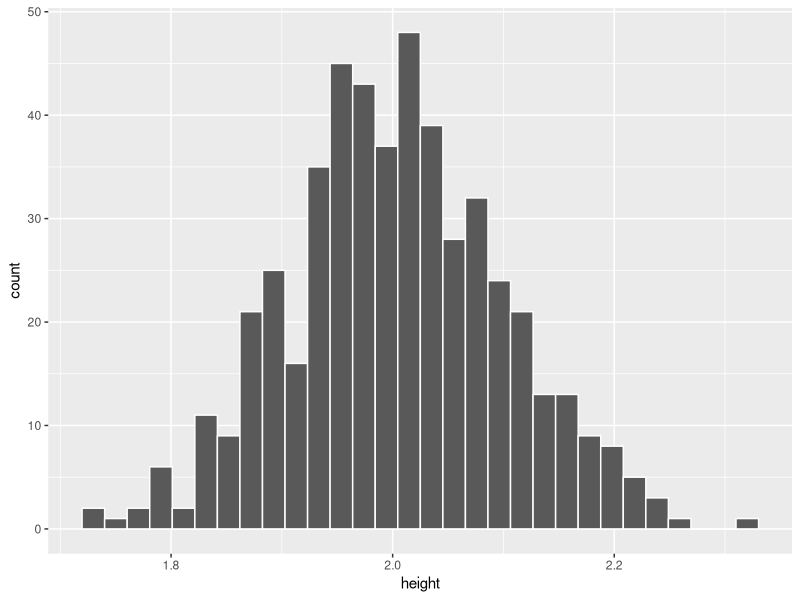
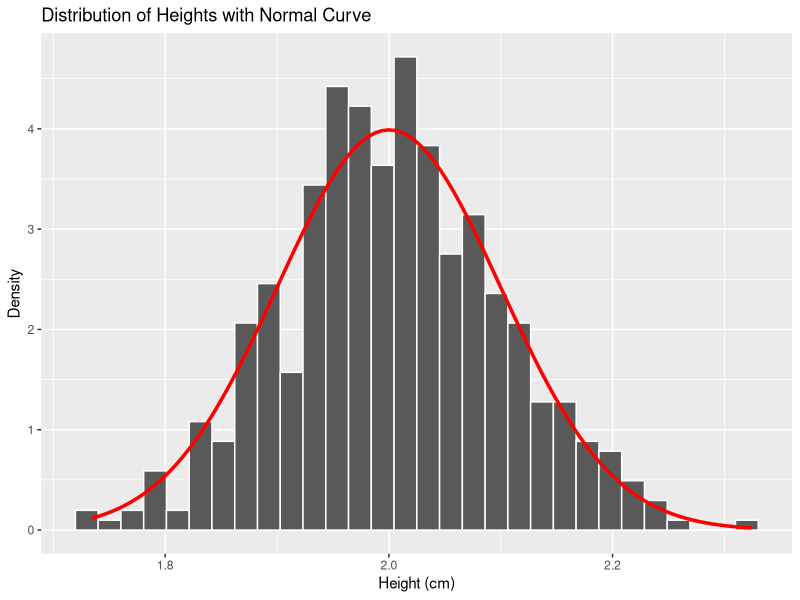
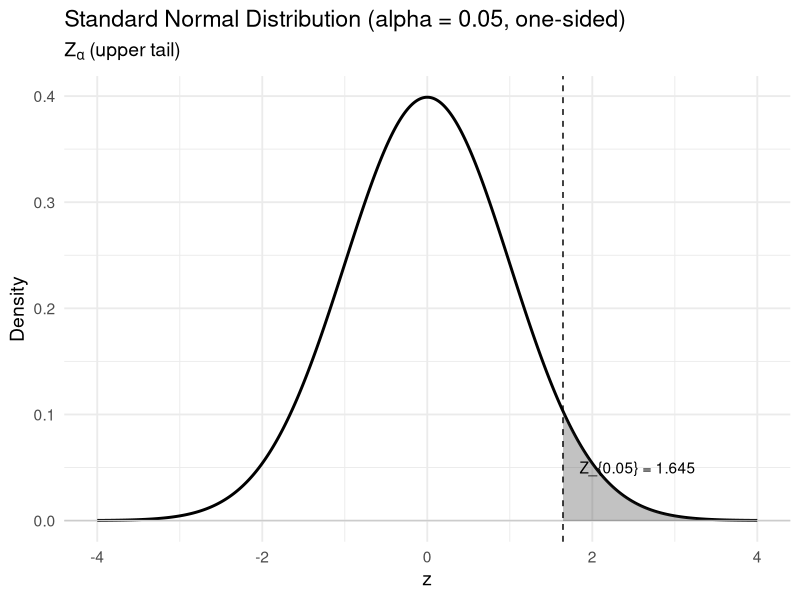
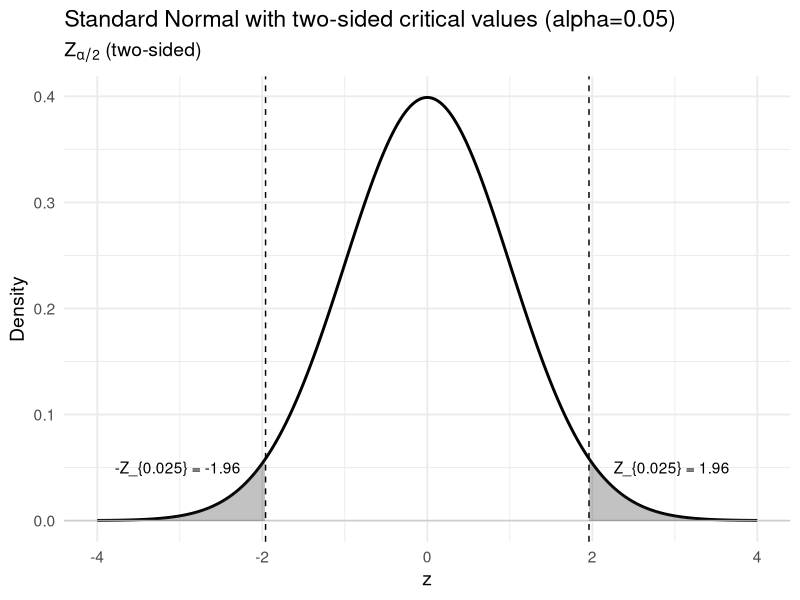
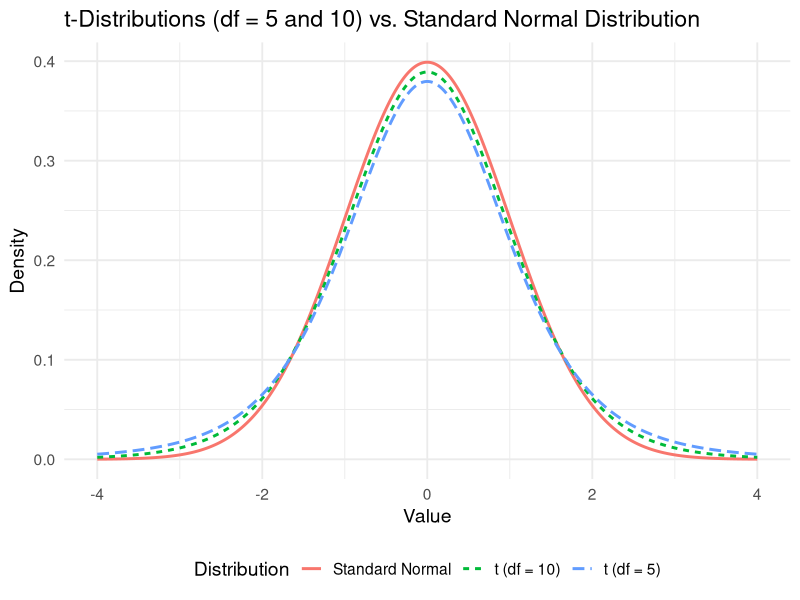

Source code (R) for these figures, in order:
## ---- chunk 1
# Parameters
n <- 10    # number of frogs
p <- 0.2   # probability of infection

# Probability of exactly 3 infected frogs
dbinom(3, size = n, prob = p)

## ---- chunk 2
lambda <- 5
dpois(3, lambda)
## ---- chunk 3
lambda_hour <- 5 * 60  # 300 bird calls per hour
x <- 3

# Probability of exactly 3 bird calls in an hour
dpois(x, lambda_hour)

## ---- chunk 4
set.seed(123)
height <- rnorm(500, mean=2, sd=0.1)
height |> round(1) 
## ---- chunk 5
library(ggplot2)
df <- data.frame(height)
ggplot(df, aes(x=height)) + 
  geom_histogram(col="white")
## ---- chunk 6
ggplot(df, aes(x = height)) +
  geom_histogram(col="white", aes(y=..density..)) +
  stat_function(fun = dnorm, 
                args = list(mean = 2, sd = 0.1),
                color = "red", 
                size = 1.2) +
  labs(
    title = "Distribution of Heights with Normal Curve",
    x = "Height (cm)",
    y = "Density"
  )

## ---- chunk 7
# Parameters
mean_weight <- 150
sd_weight <- 20

# Probability of weight less than 130 g
pnorm(130, mean = mean_weight, sd = sd_weight)
## ---- chunk 8
pnorm(-1, mean = 0, sd = 1)
## ---- chunk 9
# normal_z_alpha_plot.R
# Draws a standard normal density and annotates Z_alpha (one-sided)
# Uses ggplot2.

library(ggplot2)

# Parameters
alpha <- 0.05        # significance level (one-sided)
two_sided <- FALSE    # one-sided test

# Prepare x and density
x <- seq(-4, 4, length.out = 1000)
df <- data.frame(x = x, y = dnorm(x))

# Compute one-sided critical value
z <- qnorm(1 - alpha)
shade_right <- df$x >= z
shade_label <- paste0("Z_{", alpha, "} = ", round(z, 3))

# Plot
p <- ggplot(df, aes(x = x, y = y)) +
  geom_line(size = 1) +
  geom_hline(yintercept = 0, colour = "grey80") +
  geom_ribbon(data = df[shade_right, ], aes(x = x, ymin = 0, ymax = y), alpha = 0.3) +
  geom_vline(xintercept = z, linetype = "dashed") +
  annotate("text", x = z + 0.2, y = 0.05, label = shade_label, hjust = 0) +
  labs(title = paste0("Standard Normal Distribution (alpha = ", alpha, ", one-sided)"),
       subtitle = bquote(Z[alpha]~"(upper tail)"),
       x = "z", y = "Density") +
  theme_minimal(base_size = 14)

# Print plot
print(p)

# Example: to save to file
# ggsave("z_alpha_one_sided.png", plot = p, width = 7, height = 4)

# End of script

## ---- chunk 10
# normal_z_alpha_plot.R
# Draws a standard normal density and annotates Z_alpha (one-sided)
# Also supports two-sided alpha/2 shading. Uses ggplot2.

library(ggplot2)

# Parameters
alpha <- 0.05        # significance level
two_sided <- TRUE    # if TRUE, show Z_{alpha/2} on both tails; if FALSE, show Z_{alpha} upper-tail

# Prepare x and density
x <- seq(-4, 4, length.out = 1000)
df <- data.frame(x = x, y = dnorm(x))

if (two_sided) {
  z <- qnorm(1 - alpha/2)          # positive critical value
  shade_left <- df$x <= -z
  shade_right <- df$x >= z
  shade_label_right <- paste0("Z_{", alpha/2, "} = ", round(z, 3))
  shade_label_left <- paste0("-Z_{", alpha/2, "} = ", round(-z, 3))
} else {
  z <- qnorm(1 - alpha)            # one-sided critical value
  shade_left <- df$x >= z
  shade_label_right <- paste0("Z_{", alpha, "} = ", round(z, 3))
}

p <- ggplot(df, aes(x = x, y = y)) +
  geom_line(size = 1) +
  geom_hline(yintercept = 0, colour = "grey80") +
  labs(title = ifelse(two_sided,
                      paste0("Standard Normal with two-sided critical values (alpha=", alpha, ")"),
                      paste0("Standard Normal with one-sided critical value (alpha=", alpha, ")")),
       x = "z", y = "Density") +
  theme_minimal(base_size = 14)

# Add shading and vertical lines
if (two_sided) {
  p <- p +
    geom_ribbon(data = df[shade_left, ], aes(x = x, ymin = 0, ymax = y), alpha = 0.3) +
    geom_ribbon(data = df[shade_right, ], aes(x = x, ymin = 0, ymax = y), alpha = 0.3) +
    geom_vline(xintercept = c(-z, z), linetype = "dashed") +
    annotate("text", x = z + 0.3, y = 0.05, label = shade_label_right, hjust = 0) +
    annotate("text", x = -z - 0.3, y = 0.05, label = shade_label_left, hjust = 1)
} else {
  p <- p +
    geom_ribbon(data = df[shade_left, ], aes(x = x, ymin = 0, ymax = y), alpha = 0.3) +
    geom_vline(xintercept = z, linetype = "dashed") +
    annotate("text", x = z + 0.2, y = 0.05, label = shade_label_right, hjust = 0)
}

# Add a mathematical expression for Z_alpha in plot subtitle
if (two_sided) {
  subtitle_text <- bquote(Z[alpha/2]~"(two-sided)")
} else {
  subtitle_text <- bquote(Z[alpha]~"(upper tail)")
}

p <- p + labs(subtitle = subtitle_text)

# Print plot
print(p)

# Example: to save to file
# ggsave("z_alpha_plot.png", plot = p, width = 7, height = 4)

# End of script

## ---- chunk 11
qnorm(0.05)
## ---- chunk 12
qnorm(0.5)
## ---- chunk 13
# t_vs_normal_multi.R
library(ggplot2)

# Degrees of freedom to compare
dfs <- c(5, 10)

# Sequence of x values
x <- seq(-4, 4, length.out = 1000)

# Create t-distribution data for each df
t_data <- lapply(dfs, function(df) {
  data.frame(x = x, Density = dt(x, df = df), Distribution = paste0("t (df = ", df, ")"))
})

# Combine all t-distributions
t_df <- do.call(rbind, t_data)

# Add standard normal
norm_df <- data.frame(x = x, Density = dnorm(x), Distribution = "Standard Normal")

# Combine all data
plot_df <- rbind(t_df, norm_df)

# Plot
ggplot(plot_df, aes(x = x, y = Density, color = Distribution, linetype = Distribution)) +
  geom_line(size = 1) +
  theme_minimal(base_size = 14) +
  labs(
    title = "t-Distributions (df = 5 and 10) vs. Standard Normal Distribution",
    x = "Value",
    y = "Density",
    color = "Distribution",
    linetype = "Distribution"
  ) +
  theme(legend.position = "bottom")


## ---- chunk 14
pt(0, df=10)

pt(5, df=10)

qt(0.2, df=10)
